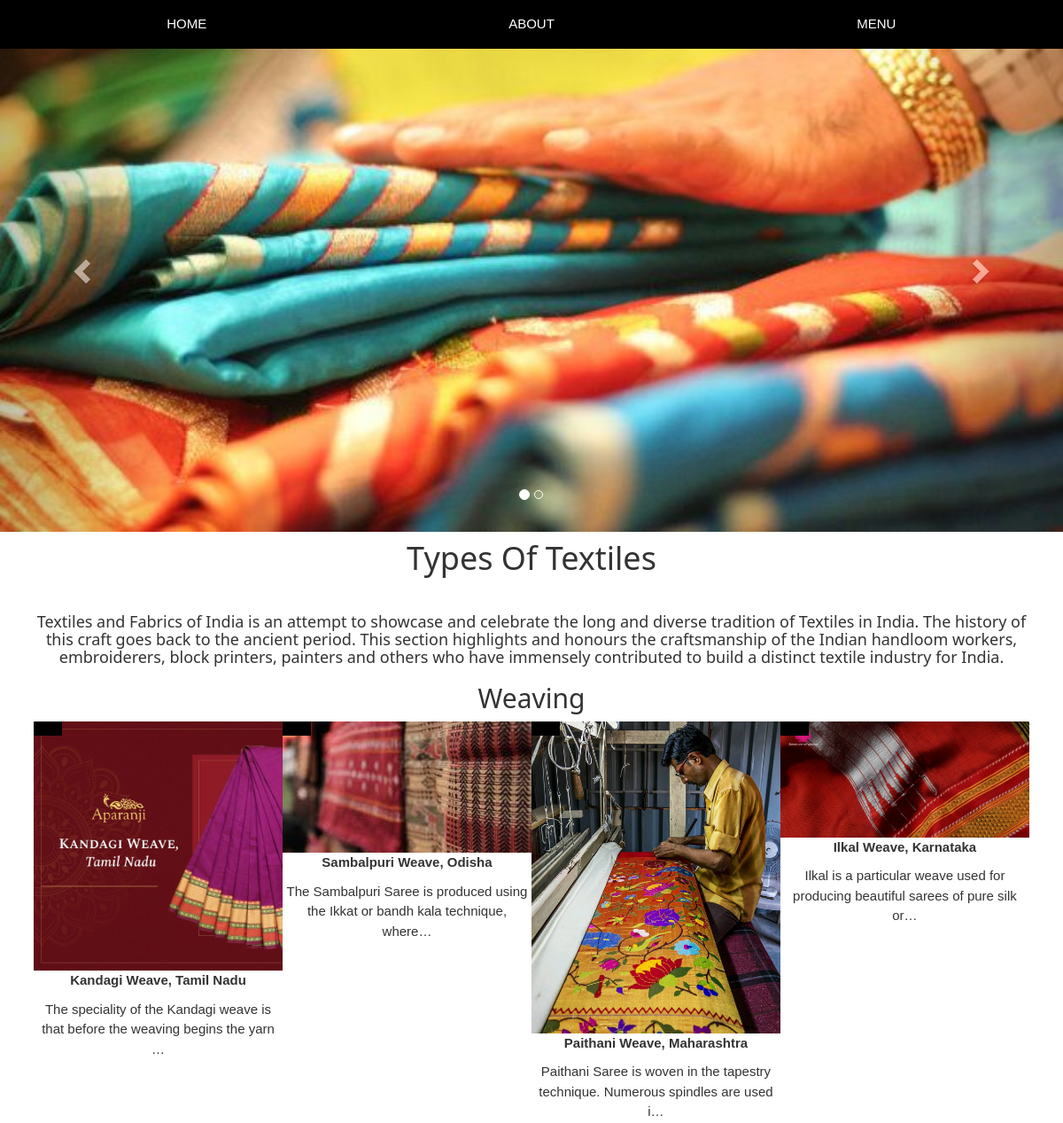
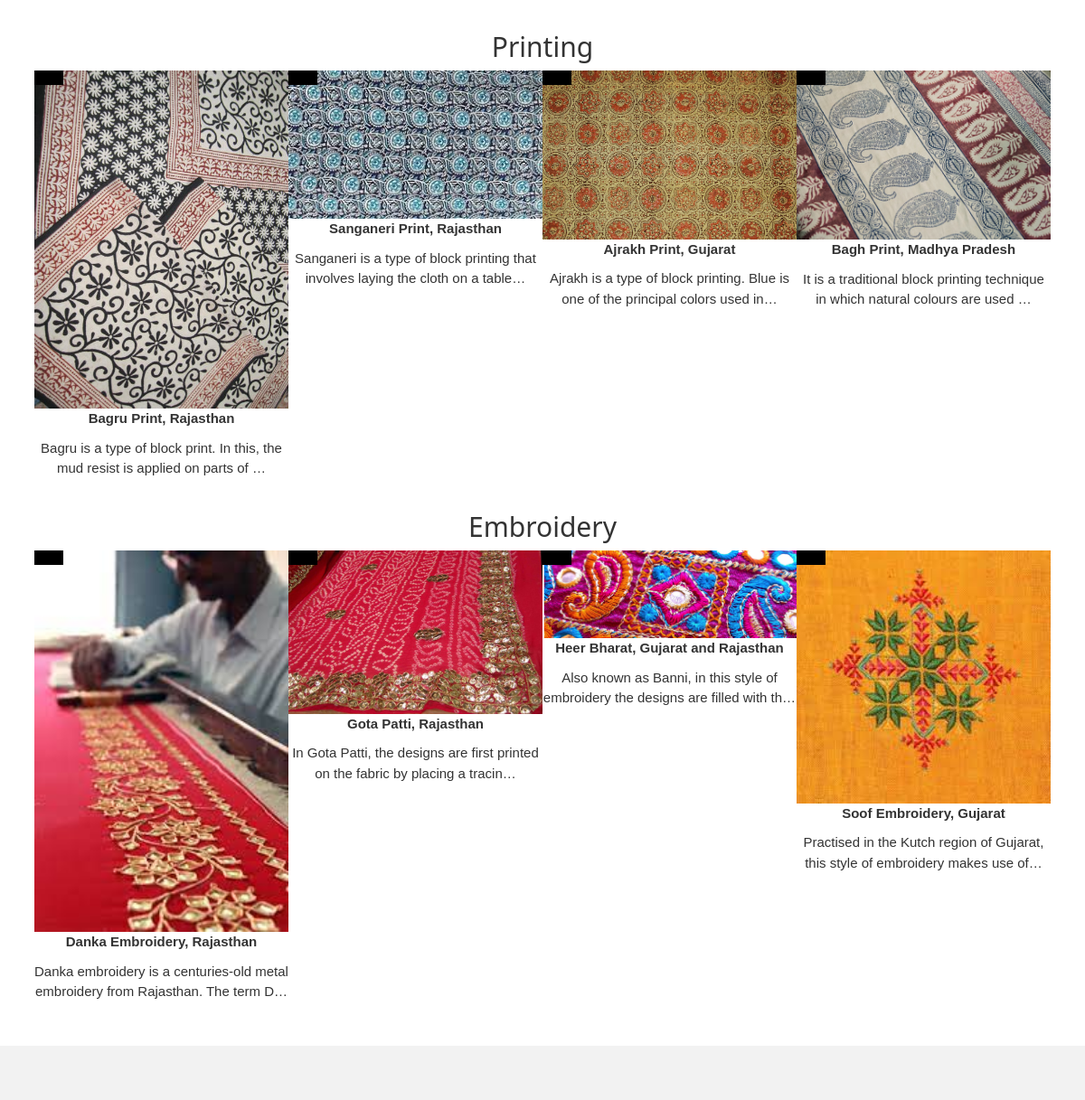
Screenshot of /ti/ with the database file from the repository (2 pictures, top to bottom).
### app/models.py (models this page shows, shortened)
class textile(models.Model):
    title = models.CharField(max_length=100)
    description = models.TextField()
    category = models.CharField(choices=CATEGORY_CHOICES, max_length=3)
    image = models.ImageField(upload_to='producting')

### app/views.py (the view)
# urls.py: path('ti/', views.textiles.as_view(), name='ti'),
class textiles(View):
    def get(self,request):
        weav = textile.objects.filter(category='W')
        print = textile.objects.filter(category='P')
        embd = textile.objects.filter(category='E')
        return render(request, 'app/textiles.html',{'weav':weav, 'print':print,'embd':embd})

### app/templates/app/textiles.html (shortened to what this page needs)
<!DOCTYPE html>
{% load static %}
<html lang="en">
<head>
  <link rel="stylesheet" href="https://maxcdn.bootstrapcdn.com/bootstrap/3.4.1/css/bootstrap.min.css">
  <link rel="stylesheet" href="{% static 'app/css/style1.css'%}">
</head>
<body>
  <div class="w3-top">
    <div class="w3-row w3-padding w3-black">
      <div class="w3-col s4">
        <a href="{% url 'home' %}" class="w3-button w3-block w3-black">HOME</a>
      </div>
      <div class="w3-col s4">
        <a href="{% url 'home' %}" class="w3-button w3-block w3-black">ABOUT</a>
      </div>
      <div class="w3-col s4">
        <a href="{% url 'home' %}" class="w3-button w3-block w3-black">MENU</a>
      </div>
    </div>
  </div>
<div id="myCarousel" class="carousel slide" data-ride="carousel">
    <ol class="carousel-indicators">
      <li data-target="#myCarousel" data-slide-to="0" class="active"></li>
      <li data-target="#myCarousel" data-slide-to="1"></li>
    </ol>
    <div class="carousel-inner" role="listbox">
      <div class="item active">
        <img src="{% static  'app/images/fort/2d.jpeg' %}" alt="Image">
        <div class="carousel-caption">
        </div>
      </div>
    </div>
    <a class="left carousel-control" href="#myCarousel" role="button" data-slide="prev">
      <span class="glyphicon glyphicon-chevron-left" aria-hidden="true"></span>
    </a>
    <a class="right carousel-control" href="#myCarousel" role="button" data-slide="next">
      <span class="glyphicon glyphicon-chevron-right" aria-hidden="true"></span>
    </a>
</div>
<div class="container text-center">
  <h1>Types Of Textiles</h1><br>
  <h5>Textiles and Fabrics of India is an attempt to showcase and celebrate the long and diverse tradition of Textiles in India. The history of this craft goes back to the ancient period. This section highlights and honours the craftsmanship of the Indian handloom workers, embroiderers, block printers, painters and others who have immensely contributed to build a distinct textile industry for India.
    </h5>
<div class="w5-row-padding">
  <div class="w3-row-padding">
    <h2>Weaving</h2>
    {% for w in weav %}
    <a href="{% url 'ti-detail' w.id %}">
    <div class="w3-col l3 m6 w3-margin-bottom">
      <div class="w3-display-container">
        <div class="w3-display-topleft w3-black w3-padding"> </div>
        <img src="{{w.image.url}}" alt="House" style="width:100%">
      </div>
      <p><b>{{w.title}} </b></p>
      <p> {{w.description|truncatechars:80}}</p>
    </div>
    </a>
    {% endfor %}
  </div>
  </div>
  <div class="w5-row-padding">
    <div class="w3-row-padding">
      <h2> Printing</h2>
      {% for p in print %}
      <a href="{% url 'ti-detail' p.id %}">
      <div class="w3-col l3 m6 w3-margin-bottom">
        <div class="w3-display-container">
          <div class="w3-display-topleft w3-black w3-padding"></div>
          <img src="{{p.image.url}}" alt="House" style="width:100%">
        </div>
        <p><b>{{p.title}} </b></p>
        <p> {{p.description|truncatechars:80}}</p>
      </div>
      </a>
      {% endfor %}
    </div>
    </div>
    <div class="w5-row-padding">
      <div class="w3-row-padding">
        <h2>Embroidery</h2>
        {% for e in embd %}
        <a href="{% url 'mi-detail' e.id %}">
        <div class="w3-col l3 m6 w3-margin-bottom">
          <div class="w3-display-container">
            <div class="w3-display-topleft w3-black w3-padding"> </div>
            <img src="{{e.image.url}}" alt="House" style="width:100%">
          </div>
          <p><b>{{e.title}} </b></p>
          <p> {{e.description|truncatechars:80}}</p>
        </div>
        </a>
        {% endfor %}
      </div>
      </div>
</div><br>
<footer class="container-fluid text-center">
</footer>
</body>
</html>

### app/static/app/css/style1.css (style rules this page uses)
html { box-sizing:border-box }
*,*:before,*:after { box-sizing:inherit }
html { -ms-text-size-adjust:100%;-webkit-text-size-adjust:100% }
body { margin:0 }
article,aside,details,figcaption,figure,footer,header,main,menu,nav,section { display:block }
a { background-color:transparent }
b,strong { font-weight:bolder }
img { border-style:none }
html,body { font-family:Verdana,sans-serif;font-size:15px;line-height:1.5 }
html { overflow-x:hidden }
h1 { font-size:36px }
h2 { font-size:30px }
h5 { font-size:18px }
h1,h2,h3,h4,h5,h6 { font-family:"Segoe UI",Arial,sans-serif;font-weight:400;margin:10px 0 }
img { vertical-align:middle }
a { color:inherit }
.w3-btn,.w3-button { border:none;display:inline-block;padding:8px 16px;vertical-align:middle;overflow:hidden;text-decoration:none;color:inherit;background-color:inherit;text-align:center;cursor:pointer;white-space:nowrap }
.w3-btn,.w3-button { -webkit-touch-callout:none;-webkit-user-select:none;-khtml-user-select:none;-moz-user-select:none;-ms-user-select:none;user-select:none }
.w3-tooltip,.w3-display-container { position:relative }
.w3-block { display:block;width:100% }
.w3-container:after,.w3-container:before,.w3-panel:after,.w3-panel:before,.w3-row:after,.w3-row:before,.w3-row-padding:after,.w3-row-padding:before, .w3-cell-row:before,.w3-cell-row:after,.w3-clear:after,.w3-clear:before,.w3-bar:before,.w3-bar:after { content:"";display:table;clear:both }
.w3-col,.w3-half,.w3-third,.w3-twothird,.w3-threequarter,.w3-quarter { float:left;width:100% }
.w3-col.s4 { width:33.33333% }
@media (min-width:601px) { .w3-col.m6,.w3-half { width:49.99999% } }
@media (min-width:993px) { .w3-col.l3 { width:24.99999% } }
.w3-top,.w3-bottom { position:fixed;width:100%;z-index:1 }
.w3-top { top:0 }
.w3-display-topleft { position:absolute;left:0;top:0 }
.w3-row-padding,.w3-row-padding>.w3-half,.w3-row-padding>.w3-third,.w3-row-padding>.w3-twothird,.w3-row-padding>.w3-threequarter,.w3-row-padding>.w3-quarter,.w3-row-padding>.w3-col { padding:0 8px }
.w3-margin-bottom { margin-bottom:16px!important }
.w3-padding { padding:8px 16px!important }
.w3-black,.w3-hover-black:hover { color:#fff!important;background-color:#000!important }

### app/templates/app/textiles.html (style rules this page uses)
footer { background-color: #f2f2f2; padding: 25px; }
.carousel-inner img { width: 100%; margin: auto; min-height:200px; }

### rows the page displays
textile: image (picture), title "Kandagi Weave, Tamil Nadu", description "The speciality of the Kandagi weave is that before the weaving begins the yarn …"
textile: image (picture), title "Sambalpuri Weave, Odisha", description "The Sambalpuri Saree is produced using the Ikkat or bandh kala technique, where…"
textile: image (picture), title "Paithani Weave, Maharashtra", description "Paithani Saree is woven in the tapestry technique. Numerous spindles are used i…"
textile: image (picture), title "Ilkal Weave, Karnataka", description "Ilkal is a particular weave used for producing beautiful sarees of pure silk or…"
textile: image (picture), title "Bagru Print, Rajasthan", description "Bagru is a type of block print. In this, the mud resist is applied on parts of …"
textile: image (picture), title "Sanganeri Print, Rajasthan", description "Sanganeri is a type of block printing that involves laying the cloth on a table…"
textile: image (picture), title "Ajrakh Print, Gujarat", description "Ajrakh is a type of block printing. Blue is one of the principal colors used in…"
textile: image (picture), title "Bagh Print, Madhya Pradesh", description "It is a traditional block printing technique in which natural colours are used …"
textile: image (picture), title "Danka Embroidery, Rajasthan", description "Danka embroidery is a centuries-old metal embroidery from Rajasthan. The term D…"
textile: image (picture), title "Gota Patti, Rajasthan", description "In Gota Patti, the designs are first printed on the fabric by placing a tracin…"
textile: image (picture), title "Heer Bharat, Gujarat and Rajasthan", description "Also known as Banni, in this style of embroidery the designs are filled with th…"
textile: image (picture), title "Soof Embroidery, Gujarat", description "Practised in the Kutch region of Gujarat, this style of embroidery makes use of…"
